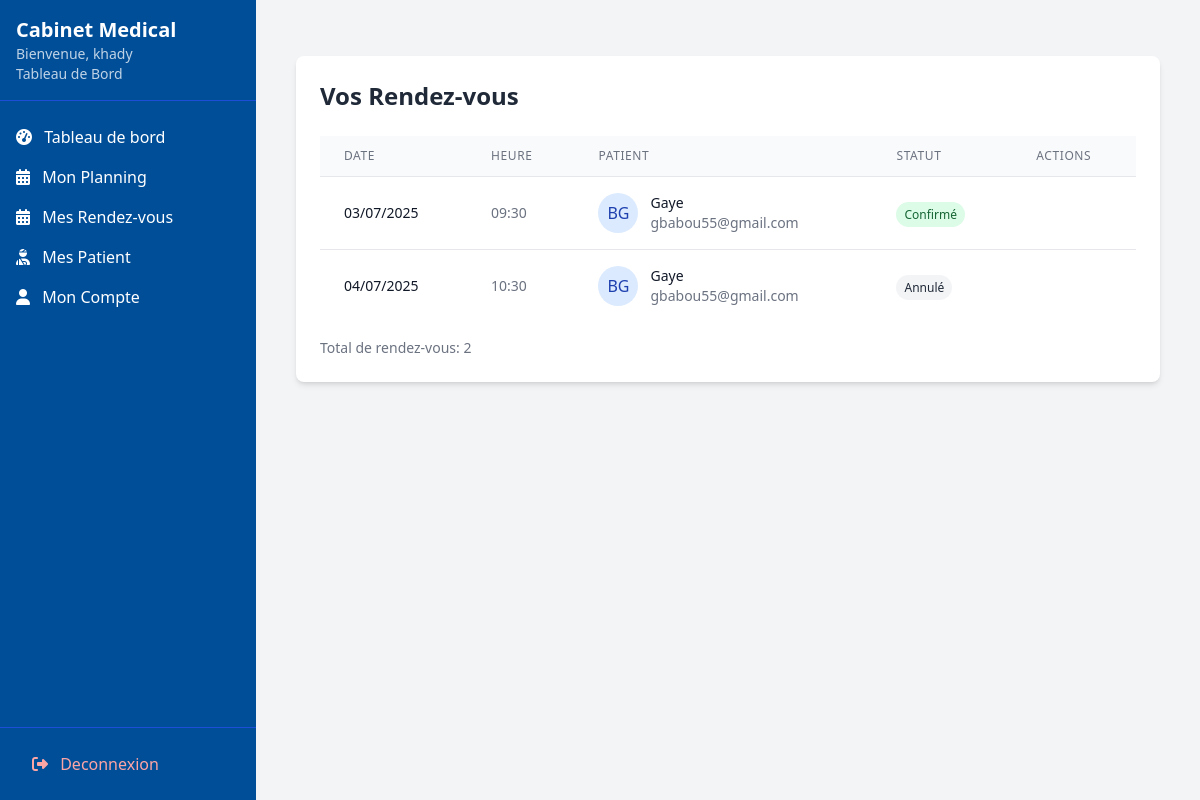
Page /liste-rendezvous-medecin/ (signed in) on the earlier database version.
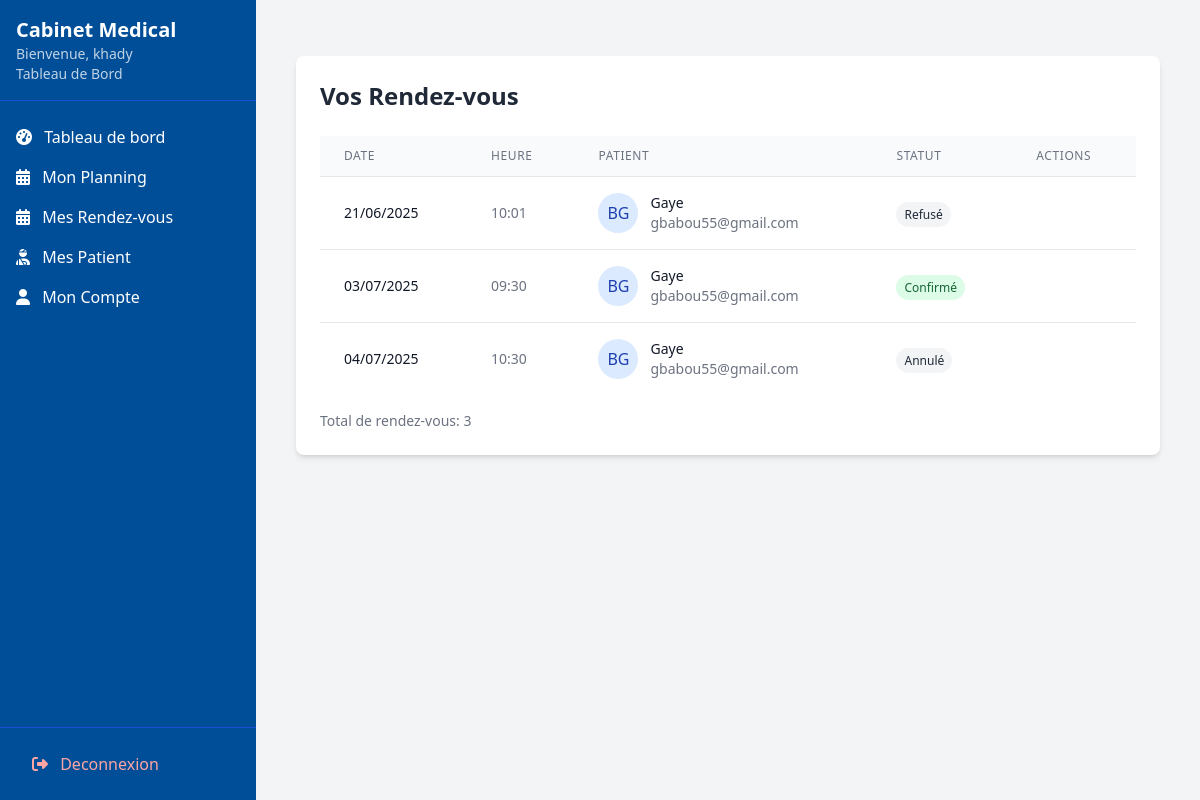
Same page on the later database version.
### rendez_vous/models.py (models this page shows, shortened)
class RendezVous(models.Model):
    STATUT_CHOICES = [
        ('en_attente', 'En attente'),
        ('confirme', 'Confirmé'),
        ('refuse', 'Refusé'),
        ('annule', 'Annulé')
    ]
    docteur = models.ForeignKey(Docteur, on_delete=models.CASCADE, related_name='rendez_vous')
    patient = models.ForeignKey(Patient, on_delete=models.CASCADE, related_name='rendez_vous')
    titre = models.CharField(max_length=255)
    creneau = models.ForeignKey('CreneauHoraire', on_delete=models.CASCADE, null=True, blank=True)
    date = models.DateField()  #  conserver pour compatibilite
    heure = models.TimeField()  # conserver pour compatibilite
    statut = models.CharField(
        max_length=20,
        choices=STATUT_CHOICES,
        default='en_attente'
    )
    lieu = models.CharField(max_length=255, verbose_name="Lieu du rendez-vous")
    STATUT_CHOICES = [
        ('en_attente', 'En attente'),
        ('confirme', 'Confirmé'),
        ('refuse', 'Refusé'),
        ('annule', 'Annulé')
    ]
    docteur = models.ForeignKey(Docteur, on_delete=models.CASCADE, related_name='rendez_vous')
    patient = models.ForeignKey(Patient, on_delete=models.CASCADE, related_name='rendez_vous')
    titre = models.CharField(max_length=255)
    date = models.DateField()
    heure = models.TimeField()
    statut = models.CharField(
        max_length=20,
        choices=STATUT_CHOICES,
        default='en_attente'
    )
    lieu = models.CharField(max_length=255, verbose_name="Lieu du rendez-vous")
    class Meta:
        ordering = ['date', 'heure']
        verbose_name_plural = "Rendez-vous"

### utilisateurs/models.py (models this page shows, shortened)
class Patient(models.Model):
    user = models.OneToOneField(User, on_delete=models.CASCADE, related_name='patient_profile')
    docteur_principal = models.ForeignKey(Docteur, on_delete=models.SET_NULL,
                                        null=True, blank=True,
                                        related_name='patients')
    groupe_sanguin = models.CharField(max_length=10, blank=True)
    taille = models.DecimalField(max_digits=5, decimal_places=2, blank=True, null=True)
    poids = models.DecimalField(max_digits=5, decimal_places=2, blank=True, null=True)
    allergies = models.TextField(blank=True)
    antecedents = models.TextField(blank=True)
    user = models.OneToOneField(User, on_delete=models.CASCADE, related_name='patient_profile' )
    groupe_sanguin = models.CharField(max_length=10, blank=True)
    taille = models.DecimalField(max_digits=5, decimal_places=2, blank=True, null=True)
    poids = models.DecimalField(max_digits=5, decimal_places=2, blank=True, null=True)
    allergies = models.TextField(blank=True)
    antecedents = models.TextField(blank=True)

class User(AbstractUser):
    username = None
    email = models.EmailField('email address', unique=True)
    nom = models.CharField(max_length=100)
    prenom = models.CharField(max_length=100)
    is_doctor_request = models.BooleanField(default=False)
    role = models.CharField(
        max_length=20,
        choices=[('patient', 'Patient'), ('docteur', 'Docteur'), ('admin', 'Administrateur')],
        default='patient'
    )
    telephone = models.CharField(max_length=20, blank=True, null=True)
    date_naiss = models.DateField(null=True, blank=True)
    adresse = models.TextField(blank=True)
    genre = models.CharField(max_length=1, choices=[('M', 'Masculin'), ('F', 'Féminin'), ('O', 'Autre')], blank=True)
    verification_code = models.CharField(max_length=6, null=True, blank=True)
    code_expires_at = models.DateTimeField(null=True, blank=True)  #  pour expiration
    USERNAME_FIELD = 'email'
    REQUIRED_FIELDS = ['nom', 'prenom']
    objects = UserManager()
    class Meta:
        db_table = 'utilisateurs_user'
    @property
    def docteur(self):
        return self.docteur_profile
    @property
    def patient(self):
        """Propriete pour acceder au profil patient"""
        return self.patient_profile
    def get_initials(self):
        return f"{self.prenom[0]}{self.nom[0]}".upper()

### rendez_vous/views.py (the view)
# urls.py: path('liste-rendezvous-medecin/', liste_rendezvous_docteur, name='liste_rendezvous_docteur'),
@login_required
def liste_rendezvous_docteur(request):
    if not hasattr(request.user, 'docteur'):
        return redirect('index')
    rdvs = RendezVous.objects.filter(
        docteur=request.user.docteur
    ).select_related('patient__user').order_by('date', 'heure')
    statut = request.GET.get('statut')
    if statut in dict(RendezVous.STATUT_CHOICES).keys():
        rdvs = rdvs.filter(statut=statut)
    return render(request, 'rendezvous/liste_medecin.html', {
        'rdvs': rdvs,
        'statut_choices': RendezVous.STATUT_CHOICES
    })

### templates/rendezvous/liste_medecin.html (shortened to what this page needs)
{% extends 'base_dashboard.html' %}
{% load static %}
{% block content %}
<div class="container mx-auto px-4 py-8">
    <div class="bg-white rounded-lg shadow-md p-6">
        <h2 class="text-2xl font-bold text-gray-800 mb-6">Vos Rendez-vous</h2>
        <div class="overflow-x-auto">
            <table class="min-w-full divide-y divide-gray-200">
                <thead class="bg-gray-50">
                    <tr>
                        <th class="px-6 py-3 text-left text-xs font-medium text-gray-500 uppercase tracking-wider">Date</th>
                        <th class="px-6 py-3 text-left text-xs font-medium text-gray-500 uppercase tracking-wider">Heure</th>
                        <th class="px-6 py-3 text-left text-xs font-medium text-gray-500 uppercase tracking-wider">Patient</th>
                        <th class="px-6 py-3 text-left text-xs font-medium text-gray-500 uppercase tracking-wider">Statut</th>
                        <th class="px-6 py-3 text-left text-xs font-medium text-gray-500 uppercase tracking-wider">Actions</th>
                    </tr>
                </thead>
                <tbody class="bg-white divide-y divide-gray-200">
                    {% for rdv in rdvs %}
                    <tr class="hover:bg-gray-50 transition-colors">
                        <td class="px-6 py-4 whitespace-nowrap text-sm text-gray-900">
                            {{ rdv.date|date:"d/m/Y" }}
                        </td>
                        <td class="px-6 py-4 whitespace-nowrap text-sm text-gray-500">
                            {{ rdv.heure|time:"H:i" }}
                        </td>
                        <td class="px-6 py-4 whitespace-nowrap">
                            <div class="flex items-center">
                                <div class="flex-shrink-0 h-10 w-10 rounded-full bg-blue-100 flex items-center justify-center mr-3">
                                    <span class="text-blue-800">{{ rdv.patient.user.get_initials }}</span>
                                </div>
                                <div>
                                    <div class="text-sm font-medium text-gray-900">{{ rdv.patient.user.nom }}</div>
                                    <div class="text-sm text-gray-500">{{ rdv.patient.user.email }}</div>
                                </div>
                            </div>
                        </td>
                        <td class="px-6 py-4 whitespace-nowrap">
                            <span class="px-2 py-1 text-xs rounded-full
                                {% if rdv.statut == 'confirme' %}bg-green-100 text-green-800
                                {% elif rdv.statut == 'en_attente' %}bg-yellow-100 text-yellow-800
                                {% else %}bg-gray-100 text-gray-800{% endif %}">
                                {{ rdv.get_statut_display }}
                            </span>
                        </td>
                        <td class="px-6 py-4 whitespace-nowrap text-sm text-gray-500">
                        </td>
                    </tr>
                    {% endfor %}
                </tbody>
            </table>
        </div>
        {% if rdvs %}
        <div class="mt-4 text-sm text-gray-500">
            Total de rendez-vous: <span class="font-medium">{{ rdvs|length }}</span>
        </div>
        {% endif %}
    </div>
</div>
{% endblock %}

Differences in the rows shown:
added RendezVous: date "21/06/2025", heure "10:01", patient.user.get_initials "BG", patient.user.nom "Gaye", patient.user.email "gbabou55@gmail.com", statut "Refusé"
Other differences:
{{ rdvs|length }}: "2" → "3"
